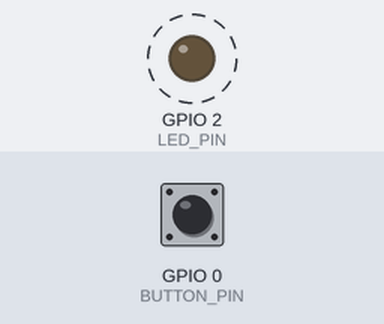
Bench run of a sketch on a simulated ESP32. Parts: output pins drawn as LEDs (lit = HIGH). Dashed ring = blinking. The inputs (shaded band) are chosen by the test bench; at power-on: GPIO 0 (BUTTON_PIN) HIGH. What the sketch prints to the serial monitor is not drawn.

Above: at 2.5 s.
Timing chart, 0 to 6.6 s (numbered marks = the images above):
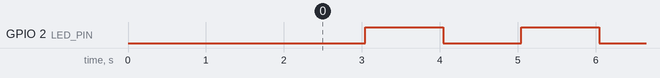

The sketch:

lab05.ino
```cpp
// Lab 5: Gates in software and on pins
// Inputs and outputs are single bits: 0 or 1.
uint8_t AND (uint8_t a, uint8_t b) { return a & b; }
uint8_t OR  (uint8_t a, uint8_t b) { return a | b; }
uint8_t NOT (uint8_t a)            { return a ^ 1; }
uint8_t XOR (uint8_t a, uint8_t b) { return a ^ b; }
uint8_t NAND(uint8_t a, uint8_t b) { return NOT(AND(a, b)); }
uint8_t NOR (uint8_t a, uint8_t b) { return NOT(OR(a, b)); }

// The same gates built only from NAND
uint8_t notN(uint8_t a)            { return NAND(a, a); }
uint8_t andN(uint8_t a, uint8_t b) { return notN(NAND(a, b)); }
uint8_t orN (uint8_t a, uint8_t b) { return NAND(notN(a), notN(b)); }
uint8_t xorN(uint8_t a, uint8_t b) {
  uint8_t m = NAND(a, b);
  return NAND(NAND(a, m), NAND(b, m));
}

const int LED_PIN = 2;      // on-board LED on most ESP32 DevKit boards
const int BUTTON_PIN = 0;   // BOOT button: reads 0 when pressed

void printTruthTable(const char* name, uint8_t (*gate)(uint8_t, uint8_t)) {
  Serial.printf("\n%s\n A B | Y\n", name);
  for (uint8_t a = 0; a <= 1; a++)
    for (uint8_t b = 0; b <= 1; b++)
      Serial.printf(" %u %u | %u\n", a, b, gate(a, b));
}

void setup() {
  Serial.begin(115200);
  delay(2000);
  Serial.println("\n=== Lab 5: Gates in software and on pins ===");

  printTruthTable("AND", AND);
  printTruthTable("OR", OR);
  printTruthTable("XOR", XOR);
  printTruthTable("NAND", NAND);
  printTruthTable("NOR", NOR);
  Serial.printf("\nNOT\n A | Y\n 0 | %u\n 1 | %u\n", NOT(0), NOT(1));

  // Check the NAND-only gates against the originals
  int mismatches = 0;
  for (uint8_t a = 0; a <= 1; a++) {
    if (notN(a) != NOT(a)) mismatches++;
    for (uint8_t b = 0; b <= 1; b++) {
      if (andN(a, b) != AND(a, b)) mismatches++;
      if (orN(a, b)  != OR(a, b))  mismatches++;
      if (xorN(a, b) != XOR(a, b)) mismatches++;
    }
  }
  Serial.printf("\nNAND-only gates: %d mismatches\n", mismatches);

  // De Morgan's laws on every pair of bytes (65 536 cases)
  long fail1 = 0, fail2 = 0;
  for (int x = 0; x < 256; x++) {
    for (int y = 0; y < 256; y++) {
      uint8_t a = x, b = y;
      if ((uint8_t)~(a & b) != (uint8_t)(~a | ~b)) fail1++;
      if ((uint8_t)~(a | b) != (uint8_t)(~a & ~b)) fail2++;
    }
  }
  Serial.printf("De Morgan NOT(A AND B) = NOT A OR NOT B : %ld failures\n", fail1);
  Serial.printf("De Morgan NOT(A OR B) = NOT A AND NOT B : %ld failures\n", fail2);

  pinMode(LED_PIN, OUTPUT);
  pinMode(BUTTON_PIN, INPUT_PULLUP);
  Serial.println("\nLED = XOR(button, clock). Press and hold BOOT to see the LED change.");
}

void loop() {
  uint8_t button = (digitalRead(BUTTON_PIN) == LOW) ? 1 : 0;  // 1 when pressed
  uint8_t clockBit = (millis() / 1000) % 2;                   // 0,1,0,1... each second
  uint8_t led = XOR(button, clockBit);
  digitalWrite(LED_PIN, led);
  Serial.printf("button=%u clock=%u -> LED=%u\n", button, clockBit, led);
  delay(250);
}
```

Measured:
- by itself, GPIO 2 (LED_PIN): alternates HIGH for 1.0 s and LOW for 1.0 s
